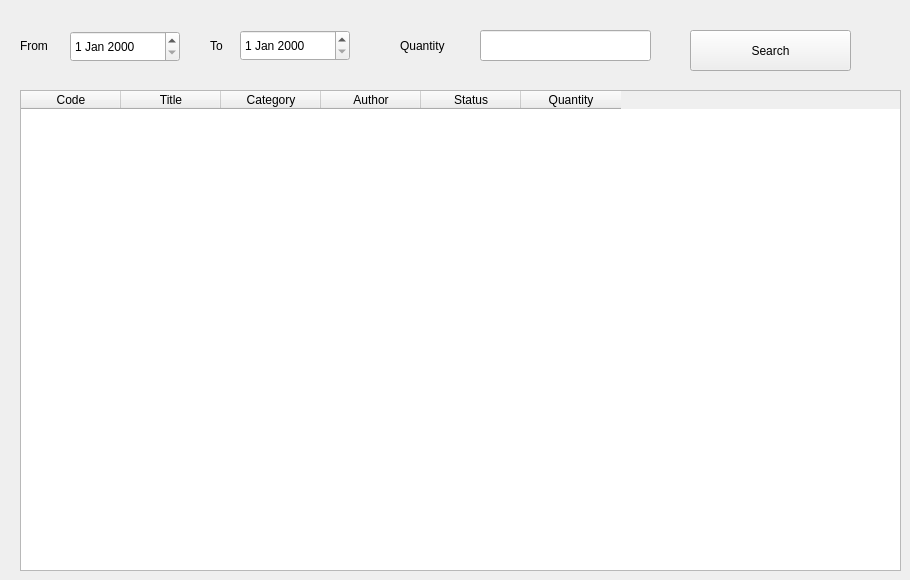
      <widget class="QWidget" name="tab_18">
       <attribute name="title">
        <string>Book Reports</string>
       </attribute>
       <widget class="QTableWidget" name="tableWidget_5">
        <property name="geometry">
         <rect>
          <x>20</x>
          <y>90</y>
          <width>881</width>
          <height>481</height>
         </rect>
        </property>
        <column>
         <property name="text">
          <string>Code</string>
         </property>
        </column>
        <column>
         <property name="text">
          <string>Title</string>
         </property>
        </column>
        <column>
         <property name="text">
          <string>Category</string>
         </property>
        </column>
        <column>
         <property name="text">
          <string>Author</string>
         </property>
        </column>
        <column>
         <property name="text">
          <string>Status</string>
         </property>
        </column>
        <column>
         <property name="text">
          <string>Quantity</string>
         </property>
        </column>
       </widget>
       <widget class="QDateEdit" name="dateEdit">
        <property name="geometry">
         <rect>
          <x>70</x>
          <y>31</y>
          <width>110</width>
          <height>31</height>
         </rect>
        </property>
       </widget>
       <widget class="QLabel" name="label_27">
        <property name="geometry">
         <rect>
          <x>20</x>
          <y>30</y>
          <width>41</width>
          <height>31</height>
         </rect>
        </property>
        <property name="text">
         <string>From</string>
        </property>
       </widget>
       <widget class="QDateEdit" name="dateEdit_2">
        <property name="geometry">
         <rect>
          <x>240</x>
          <y>30</y>
          <width>110</width>
          <height>31</height>
         </rect>
        </property>
       </widget>
       <widget class="QLabel" name="label_28">
        <property name="geometry">
         <rect>
          <x>210</x>
          <y>30</y>
          <width>21</width>
          <height>31</height>
         </rect>
        </property>
        <property name="text">
         <string>To</string>
        </property>
       </widget>
       <widget class="QLineEdit" name="lineEdit_29">
        <property name="geometry">
         <rect>
          <x>480</x>
          <y>30</y>
          <width>171</width>
          <height>31</height>
         </rect>
        </property>
       </widget>
       <widget class="QLabel" name="label_29">
        <property name="geometry">
         <rect>
          <x>400</x>
          <y>30</y>
          <width>71</width>
          <height>31</height>
         </rect>
        </property>
        <property name="text">
         <string>Quantity</string>
        </property>
       </widget>
       <widget class="QPushButton" name="pushButton_24">
        <property name="geometry">
         <rect>
          <x>690</x>
          <y>30</y>
          <width>161</width>
          <height>41</height>
         </rect>
        </property>
        <property name="text">
         <string>Search</string>
        </property>
       </widget>
      </widget>
